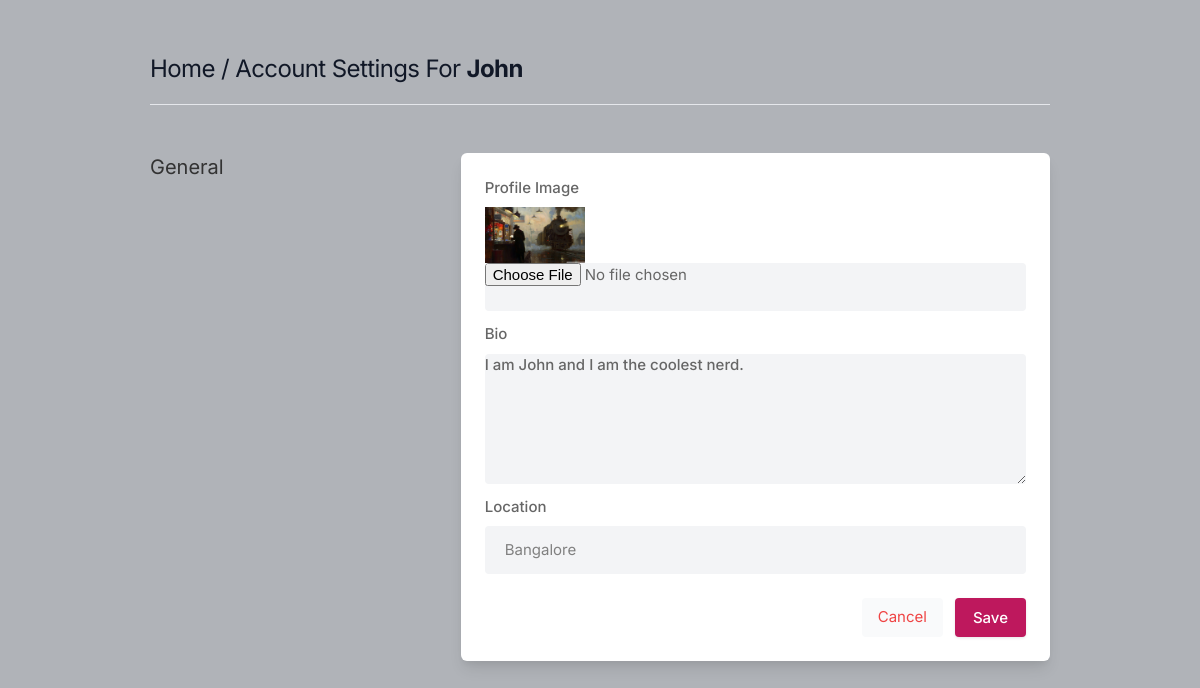
Page /settings (signed in) on the earlier database version.
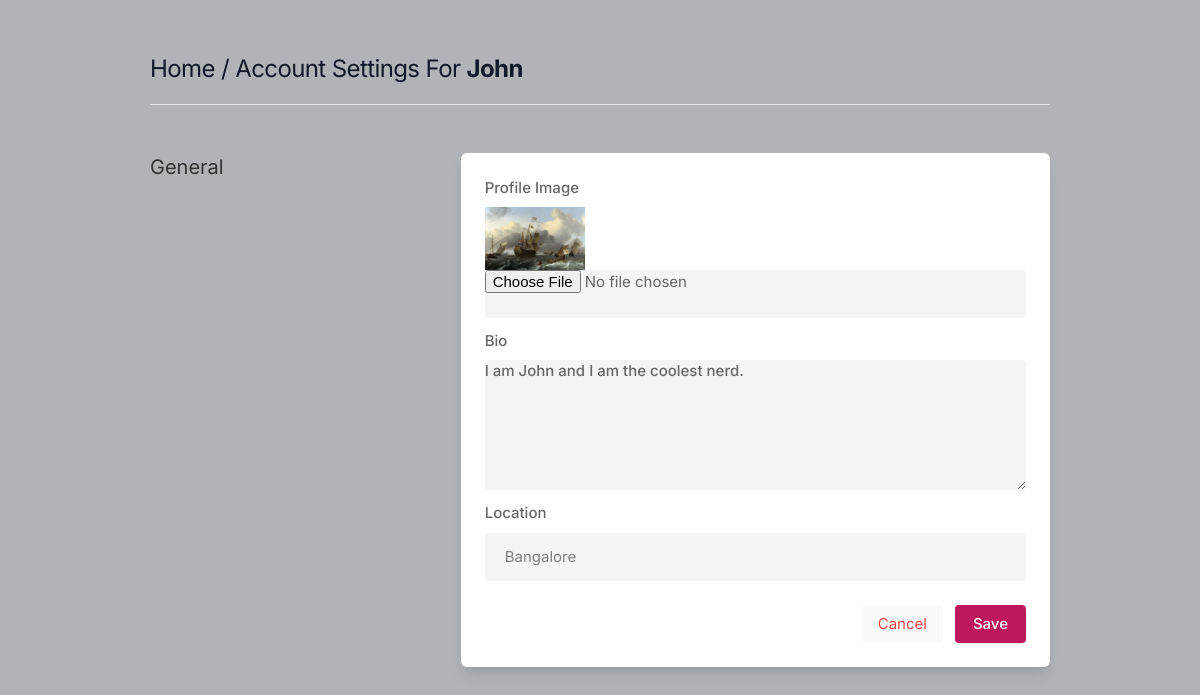
Same page on the later database version.
### core/models.py (models this page shows, shortened)
class Profile(models.Model):
    user = models.ForeignKey(User, on_delete=models.CASCADE)
    id_user = models.IntegerField()
    bio = models.TextField(blank=True)
    profileimg = models.ImageField(upload_to='profile_images', default='blank-profile-picture.png')
    location = models.CharField(max_length=100, blank=True)

### core/views.py (the view, shortened to what this page needs)
# urls.py: path('settings', views.settings, name = 'settings'),
@login_required(login_url='signin')
def settings(request):
    user_profile = Profile.objects.get(user=request.user)
    return render(request, 'setting.html', {'user_profile': user_profile})

### templates/setting.html (shortened to what this page needs)
{% load static %}
<!DOCTYPE html>
<html lang="en">
<head>
    <link rel="stylesheet" href="{% static 'assets/css/icons.css' %}">
    <link rel="stylesheet" href="{% static 'assets/css/uikit.css' %}">
    <link rel="stylesheet" href="{% static 'assets/css/style.css' %}">
    <link rel="stylesheet" href="{% static 'assets/css/tailwind.css' %}">
</head>
<body>
    <div class="container m-auto">
        <h1 class="text-2xl leading-none text-gray-900 tracking-tight mt-3"> <a href="/">Home</a> / Account Settings For <b> {{user.username}} </b></h1>
        <br>
        <hr>
        <div class="grid lg:grid-cols-3 mt-12 gap-8">
            <div>
                <h3 class="text-xl mb-2"> General </h3>
            </div>
            <div class="bg-white rounded-md lg:shadow-lg shadow col-span-2">
                <form action="" method="POST" enctype="multipart/form-data">
                    <div class="grid grid-cols-2 gap-3 lg:p-6 p-4">
                        <div class="col-span-2">
                            <label for=""> Profile Image</label>
                            <img width="100" height="100" src="{{user_profile.profileimg.url}}" />
                            <input type="file" name="image" value="" class="shadow-none bg-gray-100">
                        </div>
                        <div class="col-span-2">
                            <label for="about"> Bio </label>
                            <textarea id="bio" name="bio" rows="3" class="shadow-none bg-gray-100">{{user_profile.bio}}</textarea>
                        </div>
                        <div class="col-span-2">
                            <label for=""> Location</label>
                            <input type="text" value="{{user_profile.location}}" name="location" placeholder="" class="shadow-none bg-gray-100">
                        </div>
                    </div>
                    <div class="bg-gray-10 p-6 pt-0 flex justify-end space-x-3">
                        <button class="p-2 px-4 rounded bg-gray-50 text-red-500"> <a href="/"> Cancel </a></button>
                        <button type="submit" class="button bg-blue-700"> Save </button>
                    </div>
                </form>
            </div>
            <br>
        </div>
    </div>
</body>
</html>

Differences in the rows shown:
changed Profile "I am John and I am the coolest nerd.": profileimg: a different picture
